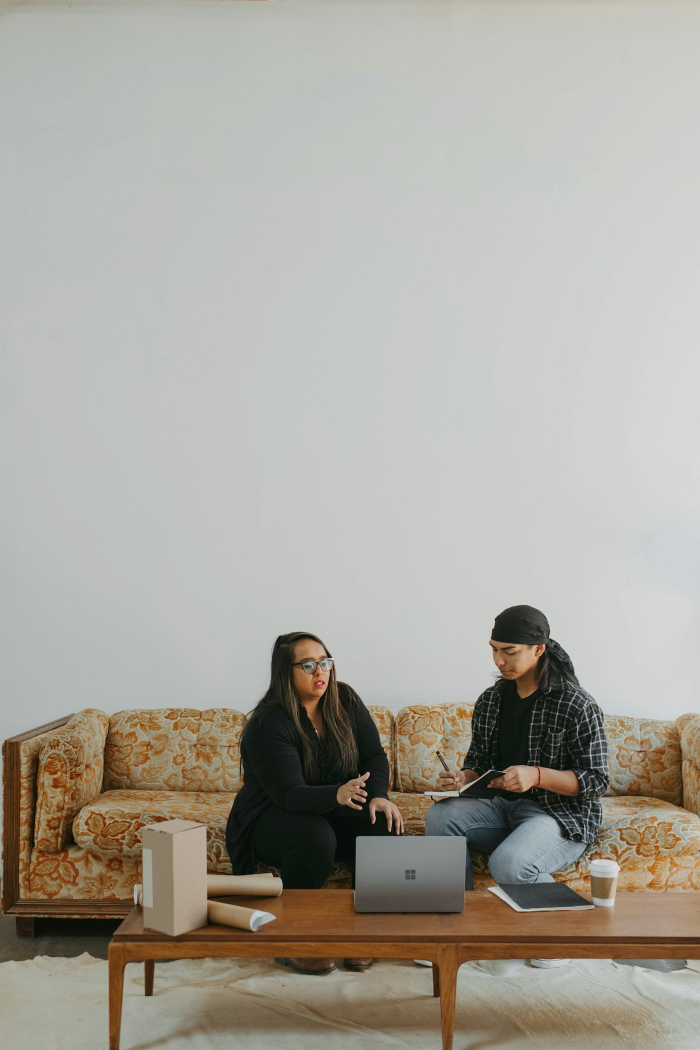
#> input picture assets/photos/couch-laptop-tall.jpg, 1400 x 2100 px, given in place of couch-laptop-tall.jpg.png, which was not available (shown at 1/2 size)
$ python -i recolor.py   (imports and definitions only)
#> lines starting #> are read from the running program, lines starting #| are printed output that depends on the picture; after the words box and inside, x2 and y2 are one past the last pixel; in counts of white or black regions, pixels touching at a corner belong together; pictures that were not available may be replaced by others from this repository, and a replacement may not be noted
"""Tone Thomé's bright chromolithograph greens down to the olive of Verneuil's plates so both sources read as one border."""
import sys, numpy as np
from PIL import Image
from cutout import OUT
def recolor(name, out=None, hue=-0.045, sat=0.48, val=0.93, gamma=1.08):
#> called with hue = -0.045, sat = 0.48, val = 0.93, gamma = 1.08
    im = Image.open(OUT + name + '.png').convert('RGBA'); a = im.split()[3]
#> after `a = im.split()[3]`: a: PIL image 1400x2100 L; every value is 255
    hsv = np.asarray(im.convert('RGB').convert('HSV')).astype(np.float32)
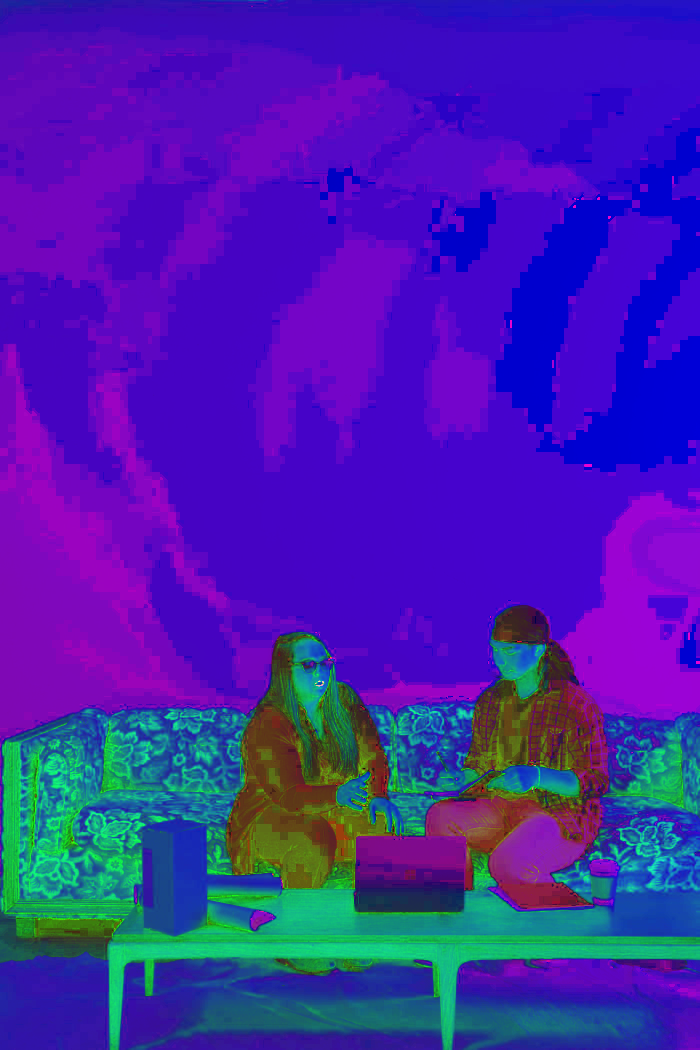
#> hsv: shape (2100, 1400, 3) float32 (shown at 1/2 size); mean R, G, B 69.1, 33.6, 170.4
    green = hsv[..., 0] > 0.17 * 255          # shift only the greens; yellows (anthers, fruit) keep their hue
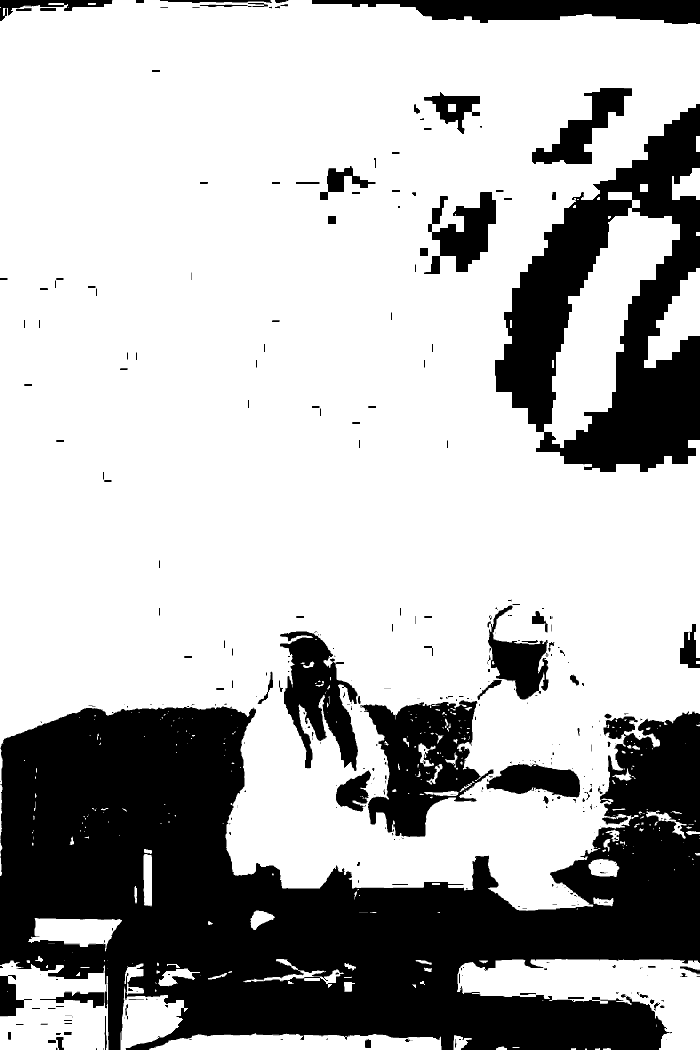
#> green: shape (2100, 1400) bool (shown at 1/2 size); 71% white; 430 black regions (280 under 20 px), largest, box (x1, y1, x2, y2) and area: (0, 1413, 1400, 2100) 557763, (990, 208, 1400, 944) 138467, (720, 1400, 987, 1674) 38376
    hsv[..., 0] = np.where(green, (hsv[..., 0] + hue * 255) % 255, hsv[..., 0])
    hsv[..., 1] *= sat
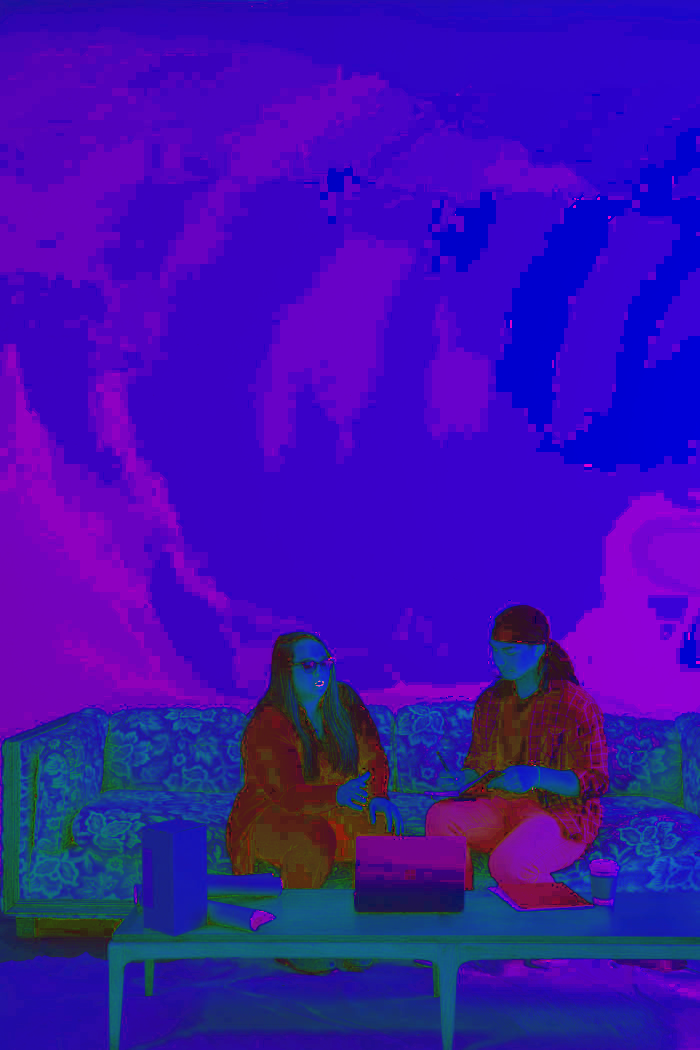
#> hsv: shape (2100, 1400, 3) float32 (shown at 1/2 size); mean R, G, B 60.3, 16.1, 170.4
    v = hsv[..., 2] / 255; v = (v ** gamma) * val; hsv[..., 2] = np.clip(v * 255, 0, 255)
#> after `v = hsv[..., 2] / 255`:
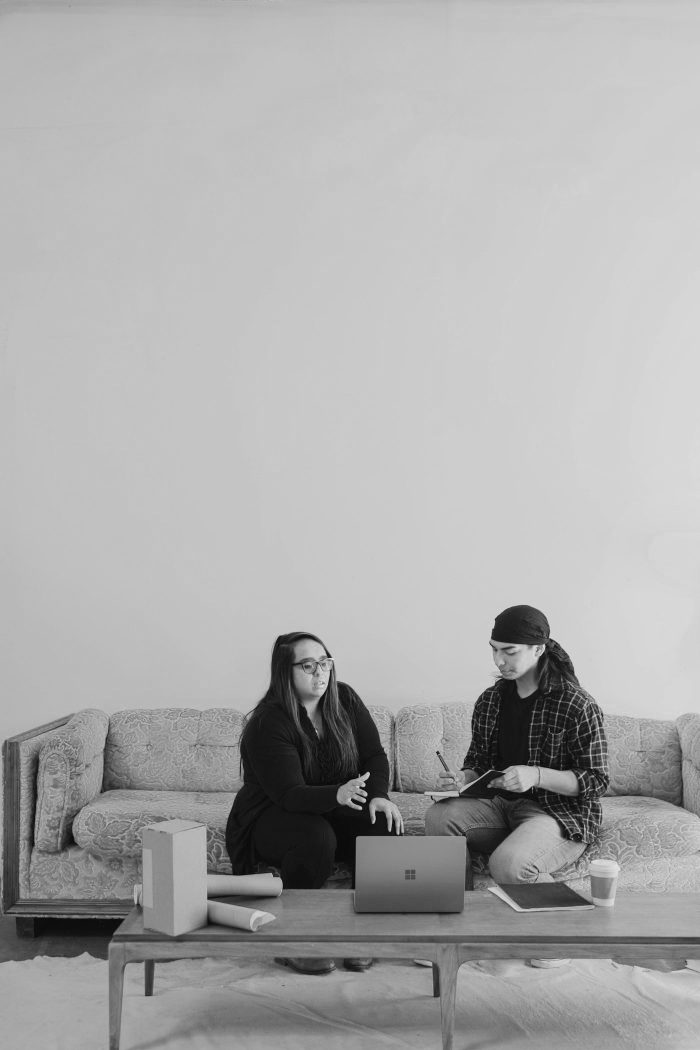
#> v: shape (2100, 1400) float32 (shown at 1/2 size); min 0.00392, max 0.945, mean 0.669
    rgb = Image.fromarray(hsv.clip(0, 255).astype(np.uint8), 'HSV').convert('RGB')
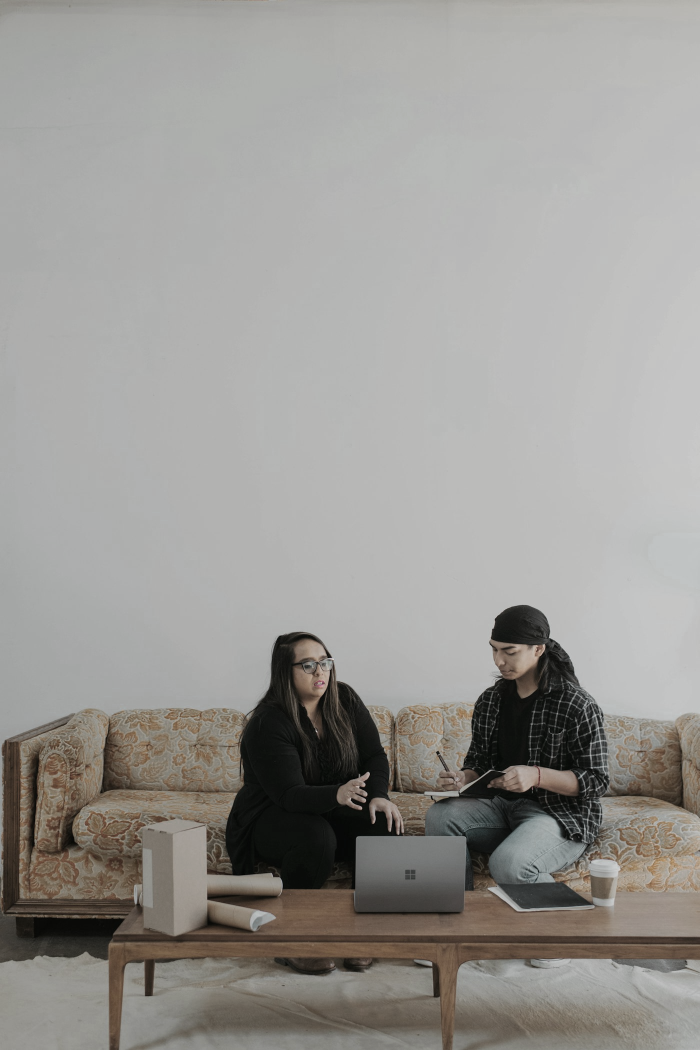
#> rgb: PIL image 1400x2100 RGB (shown at 1/2 size); mean R, G, B 153.4, 151.5, 148
    rgb.putalpha(a); rgb.save(OUT + (out or name) + '.png'); return rgb
# [4 lines not run here, left out]

>>> result = recolor('../../assets/photos/couch-laptop-tall.jpg')

$ run again, on assets/photos/couch-laptop.jpg
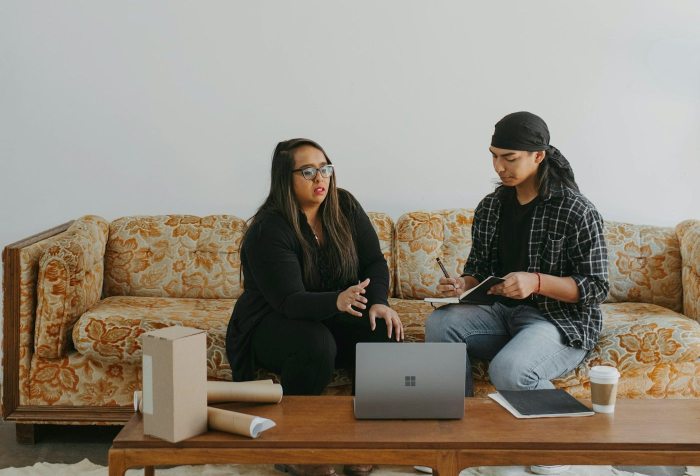
#> input picture assets/photos/couch-laptop.jpg, 1400 x 952 px, given in place of couch-laptop.jpg.png, which was not available (shown at 1/2 size)
#> a: PIL image 1400x952 L; every value is 255
#> in recolor, `green = hsv[..., 0] > 0.17 * 255`:
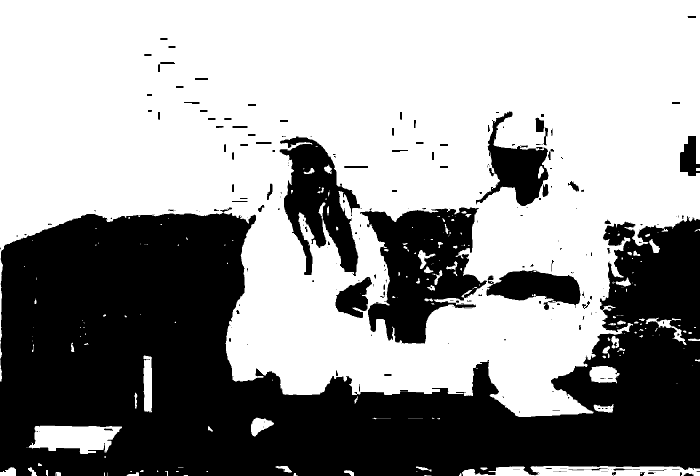
#> green: shape (952, 1400) bool (shown at 1/2 size); 60.3% white; 326 black regions (234 under 20 px), largest, box (x1, y1, x2, y2) and area: (0, 415, 1400, 952) 436630, (720, 415, 974, 687) 39155, (559, 273, 721, 552) 22299
#> in recolor, `rgb = Image.fromarray(hsv.clip(0, 255).astype(np.uint8), 'HSV').conver..`:
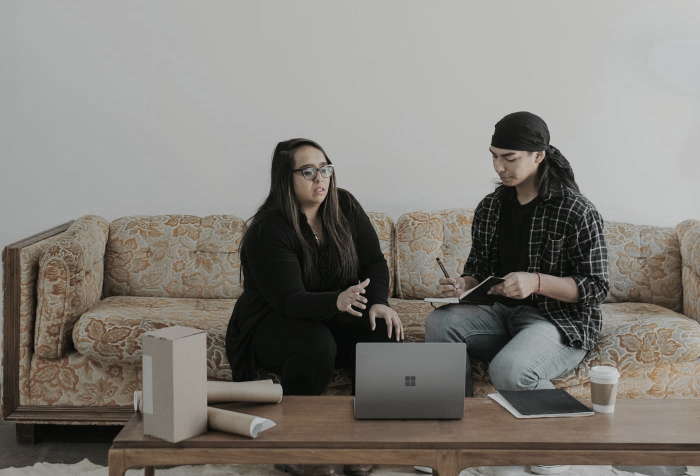
#> rgb: PIL image 1400x952 RGB (shown at 1/2 size); mean R, G, B 129.4, 125.5, 120.1

$ run again, on assets/photos/couch-two-women.jpg
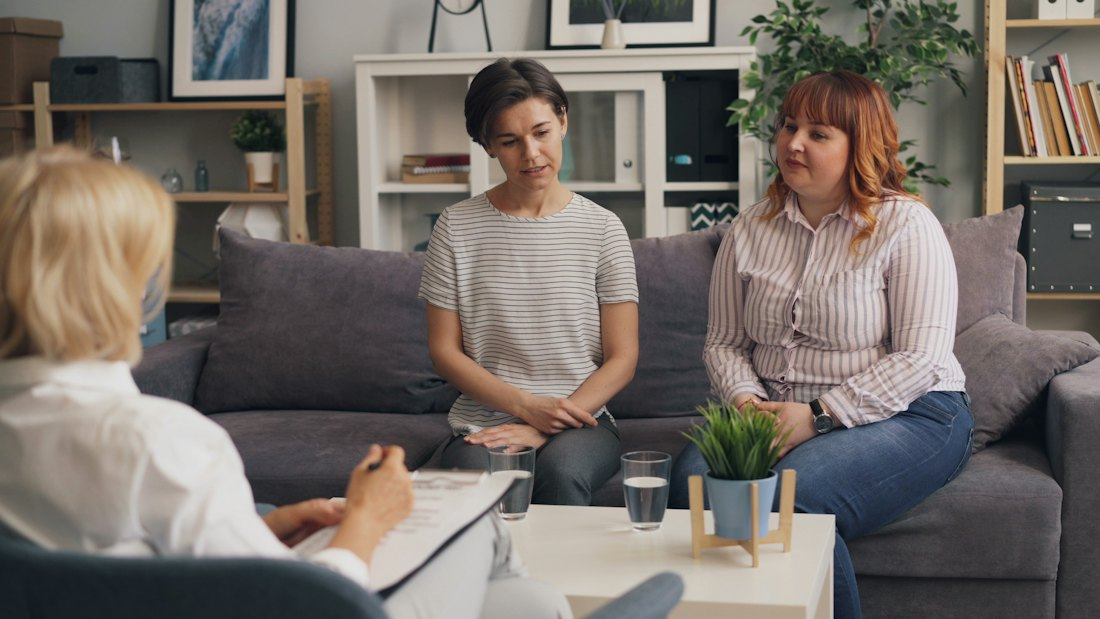
#> input picture assets/photos/couch-two-women.jpg, 1100 x 619 px, given in place of couch-two-women.jpg.png, which was not available
#> a: PIL image 1100x619 L; every value is 255
#> in recolor, `green = hsv[..., 0] > 0.17 * 255`:
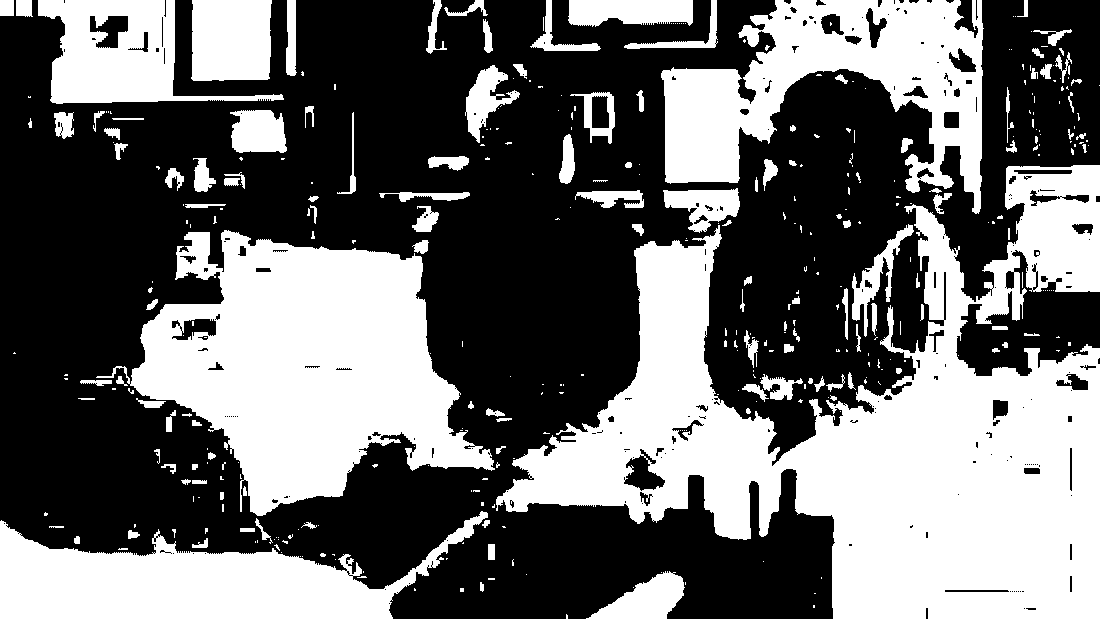
#> green: shape (619, 1100) bool; 42% white; 387 white regions (256 under 20 px), largest, box (x1, y1, x2, y2) and area: (496, 165, 1100, 619) 120340, (96, 230, 495, 516) 58994, (661, 0, 984, 214) 32033
#> in recolor, `rgb = Image.fromarray(hsv.clip(0, 255).astype(np.uint8), 'HSV').conver..`:
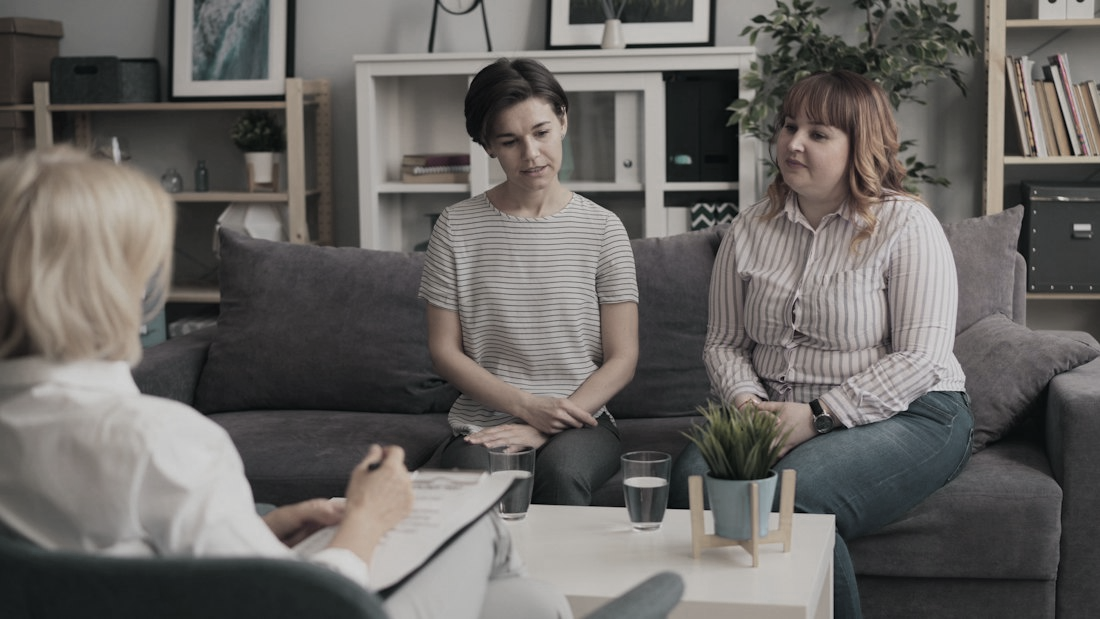
#> rgb: PIL image 1100x619 RGB; mean R, G, B 104.7, 101.7, 98.9
